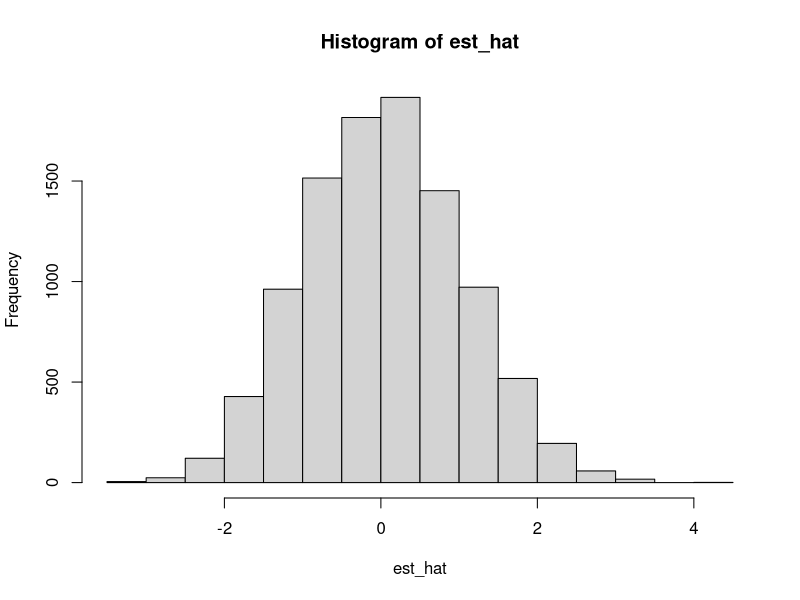
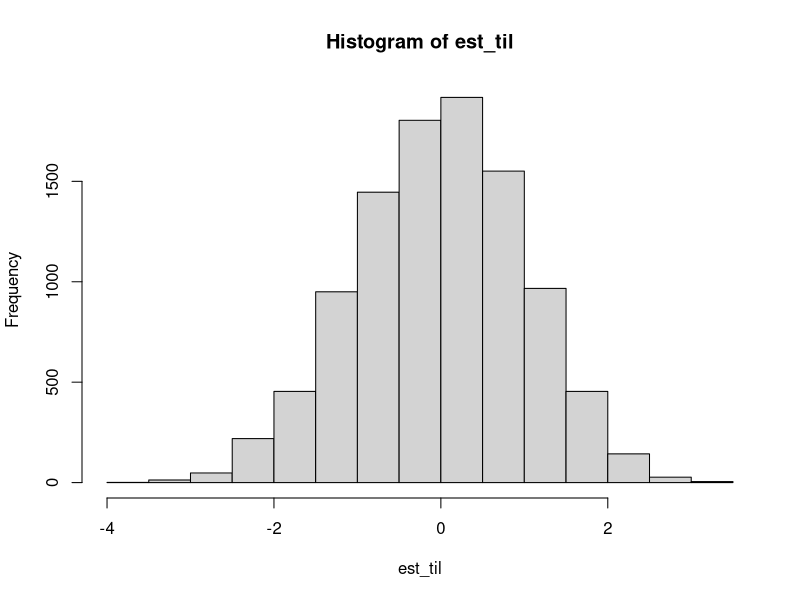

Recreate these plots in R, in order.
## ---- chunk 1
knitr::opts_chunk$set(echo = TRUE)
## ---- chunk 2
library(Matching)
data(lalonde)

# t studentizada ----------------------------------------------------------
z <- lalonde$treat
y <- lalonde$re78

n <- nrow(lalonde)
n1 <- sum(z) # quantos receberam tratamento
n0 <- n - n1 # quantos não receberam tratamento
tau <- mean(y[z == 1]) - mean(y[z == 0]) # efeito causal médio
s2 = var(y)

media_y_1 <- mean(y[z == 1])
s2_1 <- sum((y[z == 1] - media_y_1)^2)/(n1 - 1)

media_y_0 <- mean(y[z == 0])
s2_0 <- sum((y[z == 0] - media_y_0)^2)/(n0 - 1)

est_teste_frt <- tau / sqrt(s2_1/n1 + s2_0/n0)

# FRT Monte Carlo
mc <- 10^5
est_teste_frt_mc <- rep(0, mc)
for (i in 1:mc) {
  zpermut <- sample(z) # permutando z
  media_y_1 <- mean(y[zpermut == 1])
  s2_1 <- sum((y[zpermut == 1] - media_y_1)^2)/(n1 - 1)
  
  media_y_0 <- mean(y[zpermut == 0])
  s2_0 <- sum((y[zpermut == 0] - media_y_0)^2)/(n0 - 1)
  
  tau_permut <- mean(y[zpermut == 1]) - mean(y[zpermut == 0]) # efeito causal medio da permutação
  est_teste_frt_mc[i] <- tau_permut/sqrt(s2_1/n1 + s2_0/n0) # estatistica do teste da permutação
}

pvalor_frt_mc <- mean(abs(est_teste_frt_mc) >= abs(est_teste_frt)); pvalor_frt_mc
# H0: não existe efeito causal

est_test_frt_classico_t <- t.test(y[z == 1], y[z == 0], var.equal = FALSE)$statistic
pvalor_frt_classico_t <- t.test(y[z == 1], y[z == 0], var.equal = FALSE)$p.value
## ---- chunk 3
c(est_teste_frt, pvalor_frt_mc)
## ---- chunk 4
c(est_test_frt_classico_t, pvalor_frt_classico_t)
## ---- chunk 5
# wilcoxon ----------------------------------------------------------------
z <- lalonde$treat
y <- lalonde$re78

W_obs <- sum(rank(y)[z == 1])

# FRT Monte Carlo
mc <- 10^5
W_mc <- rep(0, mc)
for (i in 1:mc) {
  zpermut <- sample(z) # permutando z
  W_mc[i] <- sum(rank(y)[zpermut == 1]) # estatistica do teste da permutação
}

pvalor_W <- mean(W_mc >= W_obs)

stat <- wilcox.test(y[z == 1], y[z==0], exact = FALSE)$statistic
p <- wilcox.test(y[z == 1], y[z==0], exact = FALSE)$p.value
## ---- chunk 6
c(W_obs, pvalor_W)
## ---- chunk 7
c(stat, p)
## ---- chunk 8
set.seed(123)
n = 20
y0 = rnorm(n)
tau = rnorm(n, -0.5)
y1 = y0 + tau
z = rbinom(n, 1, 0.5)
y = z*y1 + (1-z)*y0
n1 = sum(z)
n0 = n - n1

## efeito causal medio
# mean(y[z == 1]) - mean(y[z == 0])

s2 =  sum((y-mean(y))^2)/(n-1)
estat = (mean(y[z==1]) - mean(y[z==0]))/(n*s2/(n1*n0))

permutation = function(n, n1){
  M = choose(n, n1)
  treat.index = combn(n, n1)
  Z_matriz = matrix(0, n, M)
  for(m in 1:M){
    treat = treat.index[, m]
    Z_matriz[treat, m] = 1
  }
  return(Z_matriz)
}

Z_matriz = permutation(n, n1)

## p_FRT
estat_comb = c()
for(i in 1:ncol(Z_matriz)){
  zpermut = Z_matriz[, i]
  estat_comb[i] = (mean(y[zpermut==1]) - mean(y[zpermut==0]))/(n*s2/(n1*n0))
}
mean(abs(estat_comb) >= abs(estat))
## ---- chunk 9
## p_FRT chapeu (mc)
R = 10^5
estat_mc = c()
for(i in 1:R){
  zpermut = sample(z)
  estat_mc[i] = (mean(y[zpermut==1]) - mean(y[zpermut==0]))/(n*s2/(n1*n0))
}

mean(abs(estat_mc) >= abs(estat))
## ---- chunk 10
## p_FRT tio (finite-sample valid Monte Carlo approximation)
(1+sum(abs(estat_mc) >= abs(estat)))/(R+1)
## ---- chunk 11
set.seed(123)

## Simulando o experimento
n = 100
n1 = 60
n0 = 40
y0 = sort(rexp(n), decreasing = TRUE)
tau = 1
y1 = y0 + tau
z = sample(c(rep(1, n1), rep(0, n0)))

## Efeito causal medio estimado
tau_hat = mean(y1[z == 1]) - mean(y0[z == 0])
tau_hat

## Variancia estimada (conservadora) (chapeu)
V_hat = var(y1[z == 1])/n1 + var(y0[z == 0])/n0
V_hat

## Variancia estimada (conservadora) (til)
V_til = (1/n)*(sqrt(n0/n1)*sd(y1[z == 1])+sqrt(n1/n0)*sd(y1[z == 0]))^2
V_til

## IC - Variancia chapeu
intervalo_confianca = c(tau_hat - 1.96*sqrt(V_hat), tau_hat + 1.96*sqrt(V_hat))
intervalo_confianca

## IC - Variancia til
intervalo_confianca = c(tau_hat - 1.96*sqrt(V_til), tau_hat + 1.96*sqrt(V_til))
intervalo_confianca

## Variancia estimada
var_hat_tau = var(y1)/n1 + var(y0)/n0 - var(y1 - y0)/n
var_hat_tau

## Permutando o tratamento - variancia chapeu
tau_hat_p = c()
V_hat_p = c()
lim_sup = c()
lim_inf = c()
est_hat = c()

for (i in 1:10^4) {
  z_permut = sample(z)
  tau_hat_p[i] = mean(y1[z_permut == 1]) - mean(y0[z_permut == 0])
  V_hat_p[i] = var(y1[z_permut == 1])/n1 + var(y0[z_permut == 0])/n0
  lim_sup[i] = tau_hat_p[i] + 1.96*sqrt(V_hat_p[i])
  lim_inf[i] = tau_hat_p[i] - 1.96*sqrt(V_hat_p[i])
  est_hat[i] = (tau_hat_p[i] - tau) / sqrt(V_hat_p[i])
}
mean(V_hat_p)

cobertura_hat = c()
for (i in 1:10^4) {
  cobertura_hat[i] = ifelse(lim_inf[i] < tau && tau < lim_sup[i], 1, 0)
}
mean(cobertura_hat)

hist(est_hat)

## Permutando o tratamento - variancia til
tau_hat_p = c()
V_til_p = c()
lim_sup = c()
lim_inf = c()
est_til = c()

for(i in 1:10^4) {
  z_permut = sample(z)
  tau_hat_p[i] = mean(y1[z_permut == 1]) - mean(y0[z_permut == 0])
  V_til_p[i] = (1/n)*(sqrt(n0/n1)*sd(y1[z_permut == 1])+sqrt(n1/n0)*sd(y1[z_permut == 0]))^2
  lim_sup[i] = tau_hat_p[i] + 1.96*sqrt(V_hat_p[i])
  lim_inf[i] = tau_hat_p[i] - 1.96*sqrt(V_hat_p[i])
  est_til[i] = (tau_hat_p[i] - tau) / sqrt(V_hat_p[i])
}
mean(V_til_p)

cobertura_til = c()
for (i in 1:10^4) {
  cobertura_til[i] = ifelse(lim_inf[i] < tau && tau < lim_sup[i], 1, 0)
}
mean(cobertura_til)
hist(est_til)

mean(V_til_p)
mean(V_hat_p)

mean(cobertura_hat)
mean(cobertura_til)
